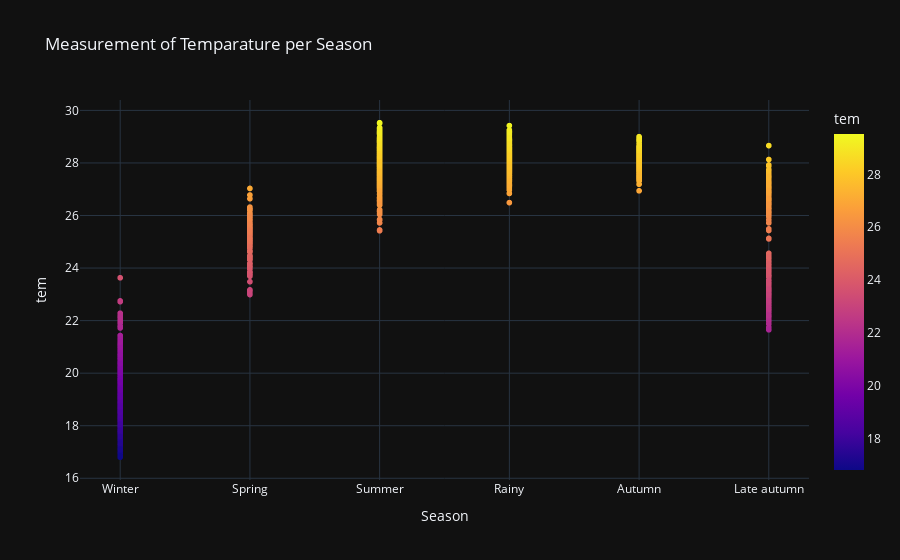

Notebook code for this chart:
### Code cell
pio.templates.default = "plotly_dark"
fig = px.scatter(df, x = "Season", y = "tem", color="tem", title = "Measurement of Temparature per Season")
fig.show()

### Figure 1 — Plotly figure (JSON) as saved in the notebook; plotly's stock layout.template omitted (floating-point values rounded to 4 significant figures; data arrays with more than 128 entries replaced by an {"elided": "..."} marker saying what was removed)
{"data": [{"hovertemplate": "Season=%{x}<br>tem=%{marker.color}<extra></extra>", "legendgroup": "", "marker": {"color": {"elided": "1428 float values"}, "coloraxis": "coloraxis", "symbol": "circle"}, "mode": "markers", "name": "", "showlegend": false, "x": {"elided": "1428 str values"}, "xaxis": "x", "y": {"elided": "1428 float values"}, "yaxis": "y", "type": "scattergl"}], "layout": {"xaxis": {"anchor": "y", "domain": [0, 1], "title": {"text": "Season"}}, "yaxis": {"anchor": "x", "domain": [0, 1], "title": {"text": "tem"}}, "coloraxis": {"colorbar": {"title": {"text": "tem"}}, "colorscale": [[0, "#0d0887"], [0.1111, "#46039f"], [0.2222, "#7201a8"], [0.3333, "#9c179e"], [0.4444, "#bd3786"], [0.5556, "#d8576b"], [0.6667, "#ed7953"], [0.7778, "#fb9f3a"], [0.8889, "#fdca26"], [1, "#f0f921"]]}, "legend": {"tracegroupgap": 0}, "title": {"text": "Measurement of Temparature per Season"}}}
